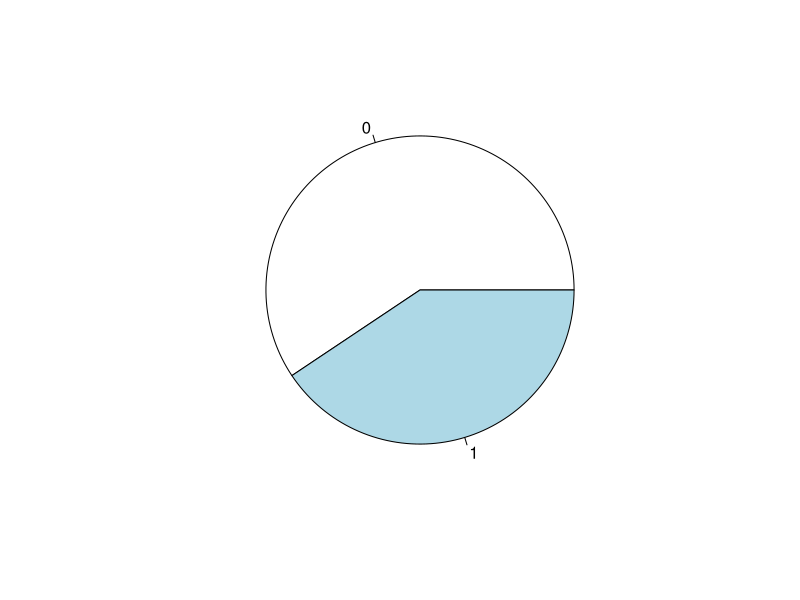
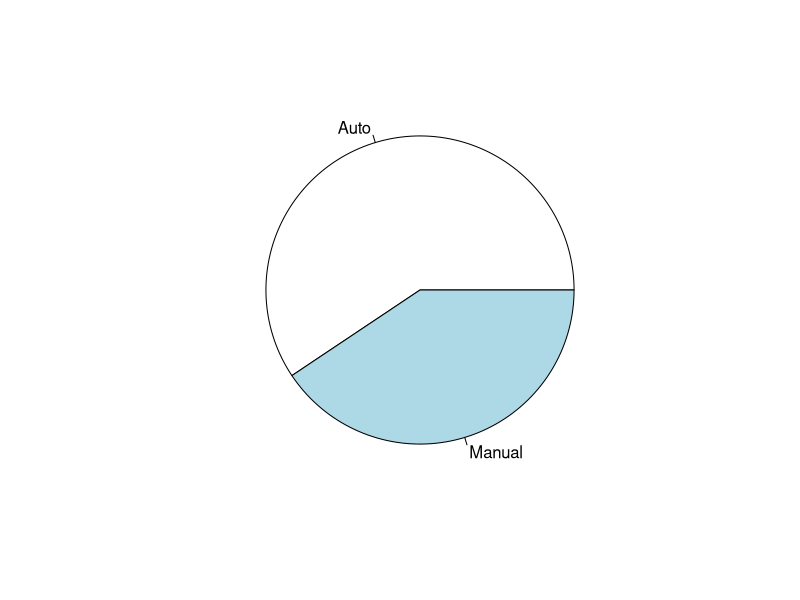
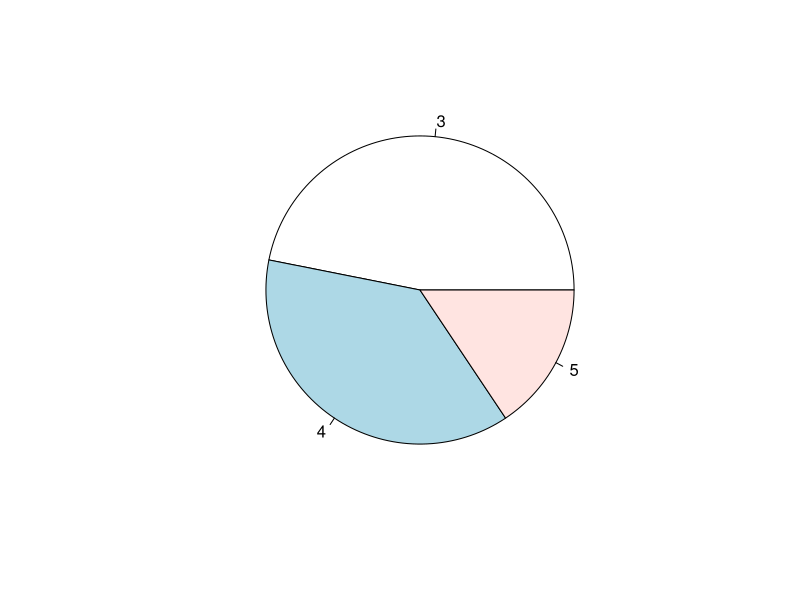
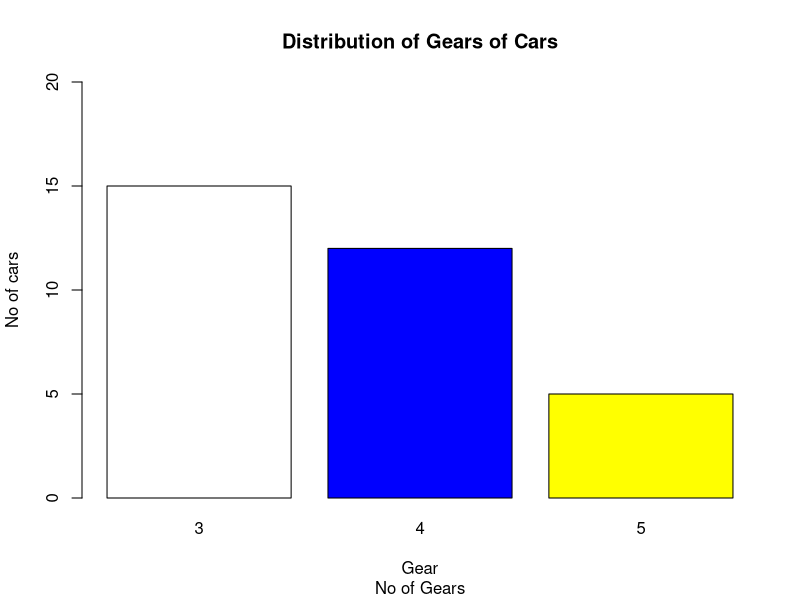

These charts were generated, in order, by the following R code: (Note: this script raises an error after producing the figures.)
#analysis of dataset mtcars using dplyr
#filename : dplyr-mtcars.R
library(dplyr)
?mtcars
#structure of data set
str(mtcars) #structure
dim(mtcars) #dimention
names(mtcars) ; colnames(mtcars) #column names
rownames(mtcars) #rownames
summary(mtcars)


#summary activities on mtcars
t1=table(mtcars$am)
table(mtcars$hp)
table(mtcars$drat)
pie(t1)
19/32*360
pie(t1, labels = c('Auto', 'Manual'))
table(mtcars$gear)
t2=table(mtcars$gear)
pie(t2)
barplot(t2, col=c('white','blue','yellow'), xlab='Gear', ylab='No of cars', ylim=c(0,20))
title(main = 'Distribution of Gears of Cars', sub='No of Gears')

#using dplyr %>% is chaining function
mtcars %>% select(mpg,gear) %>% slice(c(1:5, 10))
#select for columns, slice for rows
mtcars %>% arrange(mpg) #ascending order of mileage
mtcars %>% arrange(am, desc(mpg)) %>% select(am,mpg) #ascending order of am,descending order of mpg
mtcars %>% mutate(rn= rownames(mtcars)) %>% select(rn, mpg)
mtcars %>% sample_frac(.3)
mtcars %>% sample_n(5)
mtcars %>% select(sample(x=c(1:7), size = 2)) %>% head

sample(x=1:11, size = z)
mtcars %>% mutate( newmpg = mpg * 1.1)
mutate(mtcars, newmpg = mpg*1.2)
transmute(mtcars, mpgtrans = mpg*2)

#type of Tx, Mean(mgp)
mtcars %>% group_by(am) %>% summarise(MeanMPG = mean(mpg))
mtcars %>% group_by(am) %>% summarise(MeanMPG = mean(mpg), MaxHP=max(hp), MinWT = min(wt))
mtcars %>% group_by(gear, cyl,hp) %>% summarise(MeanMPG = mean(mpg))

